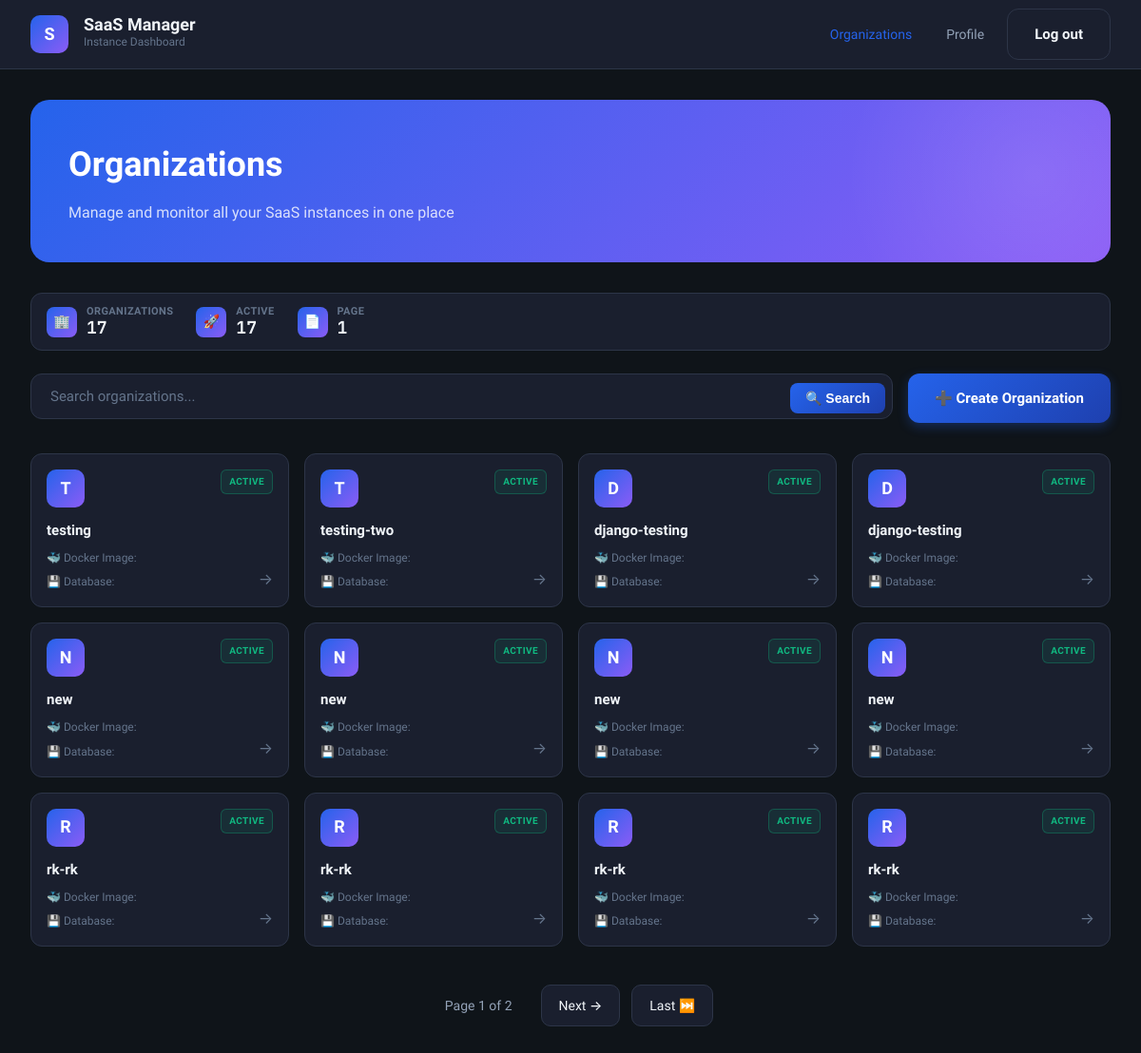
The page /app/ (signed in) on the database its author committed.
### organization/models.py (models this page shows, shortened)
class Organization(models.Model):
    name = models.CharField(max_length=100)
    deployment_template_id = models.ForeignKey(DeploymentTemplate, on_delete=models.SET_NULL, null=True, blank=True)
    default_domain = models.CharField(max_length=100, null=True, blank=True)
    project_id = models.ForeignKey(Project, on_delete=models.CASCADE, null=True, blank=True)
    created_by = models.ForeignKey(
        settings.AUTH_USER_MODEL,
        on_delete=models.SET_NULL,
        null=True,
        blank=True,
        related_name='created_organizations',
    )

### organization/views.py (the view)
# urls.py: path('',views.ListOrganizationView.as_view(),name='list_organization'),
class ListOrganizationView(LoginRequiredMixin, View):
    def get(self, request, *args, **kwargs):
        organizations = Organization.objects.all().order_by("id")
        search = request.GET.get('search', '')
        if search:
            organizations = organizations.filter(name__icontains=search)
        paginator = Paginator(organizations, 12)  # items per page
        page_number = request.GET.get('page')
        page_obj = paginator.get_page(page_number)
        show_credentials_modal = request.session.pop('show_credentials_modal', False)
        if not Creadentials.objects.exists():
            show_credentials_modal = True
        if show_credentials_modal and request.user.is_superuser:
            return redirect('admin_dashboard')
        context = {
            "page_obj": page_obj,
            "search": search,
            "credentials_form": CreadentialsForm(instance=Creadentials.objects.first()),
            "show_credentials_modal": show_credentials_modal,
        }
        return render(request, "views/list_view.html", context)

### admin_app/forms.py
class CreadentialsForm(forms.ModelForm):
    class Meta:
        model = Creadentials
        fields = '__all__'

### templates/views/list_view.html (shortened to what this page needs)
{% load static %}
<!DOCTYPE html>
<html lang="en">
<head>
</head>
<body>
    <nav class="navbar">
        <div class="navbar-content">
            <div class="navbar-brand">
                <a href="{% url 'list_organization' %}" style="display: flex; align-items: center; gap: 16px; text-decoration: none; color: inherit;">
                    <div class="logo">S</div>
                    <div class="brand-text">
                        <span class="title">SaaS Manager</span>
                        <span class="subtitle">Instance Dashboard</span>
                    </div>
                </a>
            </div>
            <div class="navbar-actions">
                <a href="{% url 'list_organization' %}" class="nav-link active">Organizations</a>
                <a href="{% url 'profile' %}" class="nav-link">Profile</a>
                <a href="{% url 'superuser_logout' %}" class="btn btn-secondary" title="Log out">Log out</a>
           </div>
        </div>
    </nav>
    <div class="main-container">
        <div class="page-header">
            <div class="header-content">
                <h1>Organizations</h1>
                <p class="description">Manage and monitor all your SaaS instances in one place</p>
            </div>
        </div>
        <div class="stats-grid">
            <div class="stat-card">
                <div class="icon">🏢</div>
                <div>
                    <div class="label">Organizations</div>
                    <div class="value">{{ page_obj.paginator.count }}</div>
                </div>
            </div>
            <div class="stat-card">
                <div class="icon">🚀</div>
                <div>
                    <div class="label">Active</div>
                    <div class="value">{{ page_obj.paginator.count }}</div>
                </div>
            </div>
            <div class="stat-card">
                <div class="icon">📄</div>
                <div>
                    <div class="label">Page</div>
                    <div class="value">{{ page_obj.number }}</div>
                </div>
            </div>
        </div>
        <div class="action-bar">
            <form action="{% url 'list_organization' %}" method="get" class="search-form">
                <input
                    type="text"
                    name="search"
                    placeholder="Search organizations..."
                    class="search-input"
                    value="{{ search|default:'' }}"
                >
                <button type="submit" class="search-btn">🔍 Search</button>
            </form>
            <a href="{% url 'create_organization' %}" class="btn btn-primary">
                ➕ Create Organization
            </a>
        </div>
        {% if page_obj %}
        <div class="org-grid">
            {% for organization in page_obj %}
            <a href="{% url 'detailed_organization' id=organization.id %}" class="org-card">
                <div class="org-card-header">
                    <div class="org-icon">{{ organization.name|first|upper }}</div>
                    <span class="org-badge">Active</span>
                </div>
                <h3 class="org-name">{{ organization.name }}</h3>
                <div class="org-details">
                    <div class="detail-item">
                        <span class="label">🐳 Docker Image:</span>
                    </div>
                    <div class="detail-item">
                        <span class="label">💾 Database:</span>
                    </div>
                </div>
                <span class="org-arrow">→</span>
            </a>
            {% endfor %}
        </div>
        {% endif %}
        {% if page_obj.paginator.num_pages > 1 %}
        <div class="pagination">
            <span class="page-info">
                Page {{ page_obj.number }} of {{ page_obj.paginator.num_pages }}
            </span>
            {% if page_obj.has_next %}
                <a href="?page={{ page_obj.next_page_number }}&search={{ search }}">Next →</a>
                <a href="?page={{ page_obj.paginator.num_pages }}&search={{ search }}">Last ⏭️</a>
            {% endif %}
        </div>
        {% endif %}
    </div>
</body>
</html>

### rows shown on the page
Organization: name|first "T", name "testing"
Organization: name|first "T", name "testing-two"
Organization: name|first "D", name "django-testing"
Organization: name|first "D", name "django-testing"
Organization: name|first "N", name "new"
Organization: name|first "N", name "new"
Organization: name|first "N", name "new"
Organization: name|first "N", name "new"
Organization: name|first "R", name "rk-rk"
Organization: name|first "R", name "rk-rk"
Organization: name|first "R", name "rk-rk"
Organization: name|first "R", name "rk-rk"

### other values the page prints
{{ page_obj.paginator.count }} "17"
{{ page_obj.number }} "1"
{{ page_obj.paginator.num_pages }} "2"
